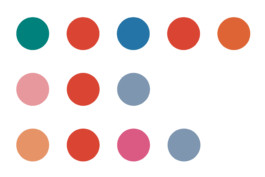
#> input picture dots.jpg, 265 x 177 px
$ jupyter execute 'Detection of red.ipynb'   (shell and % lines are left out)
#> lines starting #> are read from the running program, lines starting #| are printed output that depends on the picture; after the words box and inside, x2 and y2 are one past the last pixel; in counts of white or black regions, pixels touching at a corner belong together
[cell 1]
%pylab inline
import numpy as np
import cv2
import time
import matplotlib.pyplot as plt
import imutils

[cell 2]
image = cv2.imread('dots.jpg')
#> image is the input picture: shape (177, 265, 3); mean B, G, R 222.8, 223.2, 236.7
img_hsv=cv2.cvtColor(image,cv2.COLOR_BGR2HSV)
#> img_hsv: shape (177, 265, 3); mean H, S, V 24.7, 35.4, 243.4

lower_red_hsv = np.array([170,100,0])
upper_red_hsv = np.array([180,255,255])

lower_red_bgr=np.array([0, 0, 30])
upper_red_bgr=np.array([80, 80, 255])

mask_hsv=cv2.inRange(img_hsv,lower_red_hsv,upper_red_hsv)
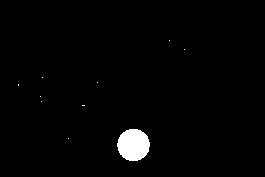
#> mask_hsv: shape (177, 265); 1.8% white; 10 white regions (9 under 20 px), largest, box (x1, y1, x2, y2) and area: (117, 129, 150, 161) 826
mask_bgr=cv2.inRange(image,lower_red_bgr,upper_red_bgr)
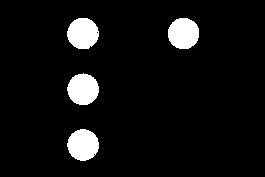
#> mask_bgr: shape (177, 265); 6.7% white; 4 white regions, box (x1, y1, x2, y2) and area: (67, 129, 99, 161) 783, (67, 73, 99, 105) 782, (67, 18, 99, 49) 778, (168, 18, 199, 49) 777
mask_hsv=mask_hsv.astype('bool')
mask_bgr=mask_bgr.astype('bool')
masks=mask_hsv+mask_bgr
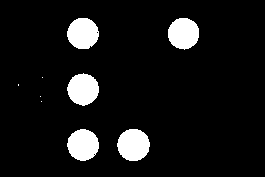
#> masks: shape (177, 265) bool; 8.4% white; 9 white regions (4 under 20 px), largest, box (x1, y1, x2, y2) and area: (117, 129, 150, 161) 826, (67, 73, 99, 106) 786, (67, 129, 99, 161) 784, (67, 18, 99, 49) 778, (168, 18, 199, 50) 778
result=image*np.dstack((masks,masks,masks))
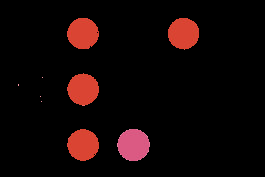
#> result: shape (177, 265, 3); mean B, G, R 5.8, 6.2, 18.4
#cv2.imshow('original image',image)#mask_hsv before 'bool' type
#cv2.imshow('detection_hsv',mask_hsv)#mask_bgr before 'bool' type
#cv2.imshow('detection_bgr',mask_bgr)
cv2.imshow('detection_hsv+bgr',result)

#myShow("Resulting image by adding both the masks", im * np.dstack((im_red_ball_mask_full, im_red_ball_mask_full, im_red_ball_mask_full)))


cv2.waitKey(0)
cv2.destroyAllWindows()

[cell 3]
image = cv2.imread('dots.jpg')
img_hsv=cv2.cvtColor(image,cv2.COLOR_BGR2HSV)

lower_red_hsv = np.array([170,100,0])
upper_red_hsv = np.array([180,255,255])

lower_red_bgr=np.array([0, 0, 30])
upper_red_bgr=np.array([80, 80, 255])

mask_hsv=cv2.inRange(img_hsv,lower_red_hsv,upper_red_hsv)
mask_bgr=cv2.inRange(image,lower_red_bgr,upper_red_bgr)
mask_hsv=mask_hsv.astype('bool')
mask_bgr=mask_bgr.astype('bool')
masks=mask_hsv+mask_bgr
result=image*np.dstack((masks,masks,masks))
cv2.imshow('original image',image)#mask_hsv before 'bool' type
cv2.imshow('detection_hsv',mask_hsv)#mask_bgr before 'bool' type
cv2.imshow('detection_bgr',mask_bgr)
cv2.imshow('detection_hsv+bgr',masks)

#myShow("Resulting image by adding both the masks", im * np.dstack((im_red_ball_mask_full, im_red_ball_mask_full, im_red_ball_mask_full)))


cv2.waitKey(0)
cv2.destroyAllWindows()

Just masks

[cell 4]
image = cv2.imread('dots.jpg')
img_hsv=cv2.cvtColor(image,cv2.COLOR_BGR2HSV)

lower_red_hsv = np.array([170,100,0])
upper_red_hsv = np.array([180,255,255])

lower_red_bgr=np.array([0, 0, 30])
upper_red_bgr=np.array([80, 80, 255])

mask_hsv=cv2.inRange(img_hsv,lower_red_hsv,upper_red_hsv)
mask_bgr=cv2.inRange(image,lower_red_bgr,upper_red_bgr)
#mask_hsv=mask_hsv.astype('bool')
#mask_bgr=mask_bgr.astype('bool')
masks=mask_hsv+mask_bgr
#result=image*np.dstack((masks,masks,masks))
#cv2.imshow('original image',image)#mask_hsv before 'bool' type
#cv2.imshow('detection_hsv',mask_hsv)#mask_bgr before 'bool' type
#cv2.imshow('detection_bgr',mask_bgr)
cv2.imshow('detection_hsv+bgr',image)


#myShow("Resulting image by adding both the masks", im * np.dstack((im_red_ball_mask_full, im_red_ball_mask_full, im_red_ball_mask_full)))


cv2.waitKey(0)
cv2.destroyAllWindows()

[cell 5]
image = cv2.imread('dots.jpg')

lower_red_bgr=np.array([0, 0, 180])
upper_red_bgr=np.array([60, 60, 255])

lower_red_hsv_a = np.array([170,125,0])
upper_red_hsv_a = np.array([180,255,255])

lower_red_hsv_b = np.array([0,125,0])
upper_red_hsv_b = np.array([10,255,255])

[cell 6]
blurred = cv2.GaussianBlur(image, (11, 11), 0)
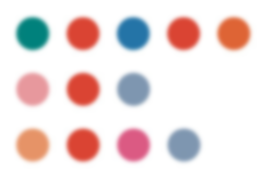
#> blurred: shape (177, 265, 3); mean B, G, R 222.8, 223.2, 236.7
hsv=cv2.cvtColor(blurred,cv2.COLOR_BGR2HSV)
#> hsv: shape (177, 265, 3); mean H, S, V 24.2, 34, 243.2
#     mask_bgr=cv2.inRange(hsv,lower_red_bgr,upper_red_bgr)
mask_bgr_a = cv2.inRange(hsv,lower_red_hsv_a,upper_red_hsv_a)
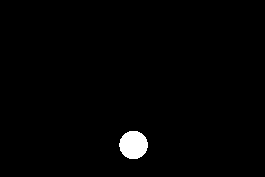
#> mask_bgr_a: shape (177, 265); 1.4% white; 1 white region, box (x1, y1, x2, y2) and area: (119, 131, 148, 159) 636
mask_bgr_b = cv2.inRange(hsv,lower_red_hsv_b,upper_red_hsv_b)
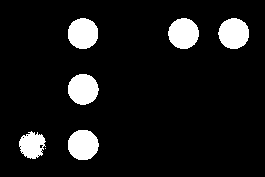
#> mask_bgr_b: shape (177, 265); 9.1% white; 7 white regions (1 under 20 px), largest, box (x1, y1, x2, y2) and area: (218, 18, 249, 49) 748, (68, 18, 98, 49) 747, (168, 18, 199, 49) 746, (68, 74, 99, 105) 746, (68, 130, 99, 160) 742, (19, 131, 46, 159) 526
mask_bgr = mask_bgr_a + mask_bgr_b
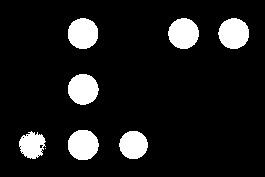
#> mask_bgr: shape (177, 265); 10.4% white; 8 white regions (1 under 20 px), largest, box (x1, y1, x2, y2) and area: (218, 18, 249, 49) 748, (68, 18, 98, 49) 747, (168, 18, 199, 49) 746
#remove noise
mask_bgr = cv2.erode(mask_bgr, None, iterations=2)
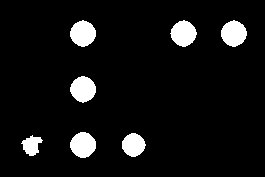
#> mask_bgr: shape (177, 265); 7% white; 7 white regions, largest, box (x1, y1, x2, y2) and area: (70, 20, 96, 47) 519, (221, 20, 247, 47) 517, (70, 76, 96, 103) 515
mask_bgr = cv2.dilate(mask_bgr, None, iterations=2)
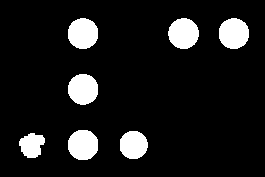
#> mask_bgr: shape (177, 265); 10.3% white; 7 white regions

# find the objects
cnts = cv2.findContours(mask_bgr.copy(), cv2.RETR_EXTERNAL,cv2.CHAIN_APPROX_SIMPLE)
#> cnts = 7 contours; box (x1, y1, x2, y2) and area: (68, 18, 98, 49) 703, (168, 18, 199, 49) 702, (219, 18, 249, 49) 701, (68, 74, 98, 105) 700, (68, 130, 98, 160) 695, (120, 131, 148, 159) 592, (19, 133, 45, 158) 426
contours = cnts
#> contours has the same summary as cnts
cnts = imutils.grab_contours(cnts)
#     cnts = sorted(cnts, key=lambda x: cv2.contourArea(x))
#     cnts = sorted(cnts, key=cv2.contourArea)
center = list()

n = min(len(cnts),4)
#> n = 4
for i in range(n):
    # find the 4 largest contours in the mask, then use
    # it to compute the centroid
    c = cnts[i]
    M = cv2.moments(c)
    center.append((int(M["m10"] / M["m00"]), int(M["m01"] / M["m00"])))
    # only proceed if the radius meets a minimum size
    #cv2.drawContours(frame, contours, i,  (255, 0, 0), 1)
    cv2.circle(image, center[i], 1, (0, 255, 0), -1)
#> image: shape (177, 265, 3); 0.04% of pixels changed, all inside (x1, y1, x2, y2) = (30, 87, 135, 146)
#> after the loop, center = [(31, 144), (133, 144), (82, 144), (82, 88)]
